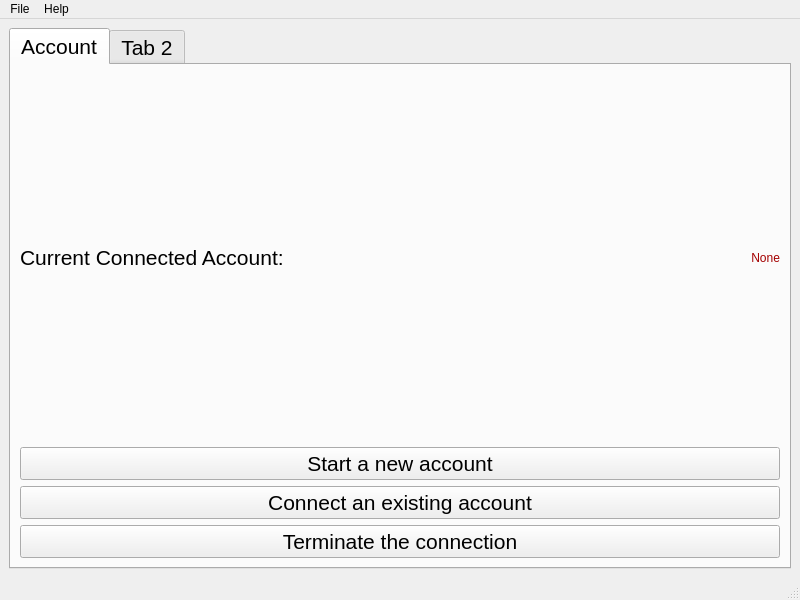
<?xml version="1.0" encoding="UTF-8"?>
<ui version="4.0">
 <class>MainWindow</class>
 <widget class="QMainWindow" name="MainWindow">
  <property name="geometry">
   <rect>
    <x>0</x>
    <y>0</y>
    <width>800</width>
    <height>600</height>
   </rect>
  </property>
  <property name="windowTitle">
   <string>Money Tracker v0.1</string>
  </property>
  <property name="windowIcon">
   <iconset>
    <normaloff>gui_assets/main_icon.png</normaloff>gui_assets/main_icon.png</iconset>
  </property>
  <property name="iconSize">
   <size>
    <width>512</width>
    <height>512</height>
   </size>
  </property>
  <widget class="QWidget" name="centralwidget">
   <layout class="QGridLayout" name="gridLayout">
    <item row="0" column="0">
     <widget class="QTabWidget" name="tabWidget">
      <property name="font">
       <font>
        <pointsize>16</pointsize>
       </font>
      </property>
      <property name="currentIndex">
       <number>0</number>
      </property>
      <widget class="QWidget" name="tabAccount">
       <attribute name="title">
        <string>Account</string>
       </attribute>
       <layout class="QGridLayout" name="gridLayout_2">
        <item row="3" column="0" colspan="2">
         <widget class="QPushButton" name="ButtonNew">
          <property name="sizePolicy">
           <sizepolicy hsizetype="Minimum" vsizetype="Fixed">
            <horstretch>0</horstretch>
            <verstretch>0</verstretch>
           </sizepolicy>
          </property>
          <property name="font">
           <font>
            <pointsize>16</pointsize>
           </font>
          </property>
          <property name="text">
           <string>Start a new account</string>
          </property>
         </widget>
        </item>
        <item row="1" column="1">
         <widget class="QLabel" name="labelPath">
          <property name="styleSheet">
           <string notr="true">color: rgb(164, 0, 0);</string>
          </property>
          <property name="text">
           <string>None</string>
          </property>
          <property name="alignment">
           <set>Qt::AlignRight|Qt::AlignTrailing|Qt::AlignVCenter</set>
          </property>
         </widget>
        </item>
        <item row="1" column="0">
         <widget class="QLabel" name="labelConnected">
          <property name="text">
           <string>Current Connected Account:</string>
          </property>
         </widget>
        </item>
        <item row="4" column="0" colspan="2">
         <widget class="QPushButton" name="ButtonOpen">
          <property name="sizePolicy">
           <sizepolicy hsizetype="Minimum" vsizetype="Fixed">
            <horstretch>0</horstretch>
            <verstretch>0</verstretch>
           </sizepolicy>
          </property>
          <property name="font">
           <font>
            <pointsize>16</pointsize>
           </font>
          </property>
          <property name="text">
           <string>Connect an existing account</string>
          </property>
         </widget>
        </item>
        <item row="5" column="0" colspan="2">
         <widget class="QPushButton" name="ButtonTerminate">
          <property name="text">
           <string>Terminate the connection</string>
          </property>
         </widget>
        </item>
       </layout>
      </widget>
      <widget class="QWidget" name="tab_2">
       <attribute name="title">
        <string>Tab 2</string>
       </attribute>
      </widget>
     </widget>
    </item>
   </layout>
  </widget>
  <widget class="QMenuBar" name="menubar">
   <property name="geometry">
    <rect>
     <x>0</x>
     <y>0</y>
     <width>800</width>
     <height>22</height>
    </rect>
   </property>
   <widget class="QMenu" name="menuFile">
    <property name="title">
     <string>File</string>
    </property>
    <addaction name="actionConnect"/>
   </widget>
   <widget class="QMenu" name="menuHelp">
    <property name="title">
     <string>Help</string>
    </property>
    <addaction name="actionAbout"/>
   </widget>
   <addaction name="menuFile"/>
   <addaction name="menuHelp"/>
  </widget>
  <widget class="QStatusBar" name="statusbar"/>
  <action name="actionConnect">
   <property name="icon">
    <iconset>
     <normaloff>gui_assets/database.png</normaloff>gui_assets/database.png</iconset>
   </property>
   <property name="text">
    <string>Connect Database</string>
   </property>
   <property name="shortcut">
    <string>Ctrl+O</string>
   </property>
  </action>
  <action name="actionSave">
   <property name="text">
    <string>Save</string>
   </property>
   <property name="shortcut">
    <string>Ctrl+S</string>
   </property>
  </action>
  <action name="actionAbout">
   <property name="icon">
    <iconset>
     <normaloff>gui_assets/about.png</normaloff>gui_assets/about.png</iconset>
   </property>
   <property name="text">
    <string>About</string>
   </property>
  </action>
 </widget>
 <resources/>
 <connections/>
</ui>
